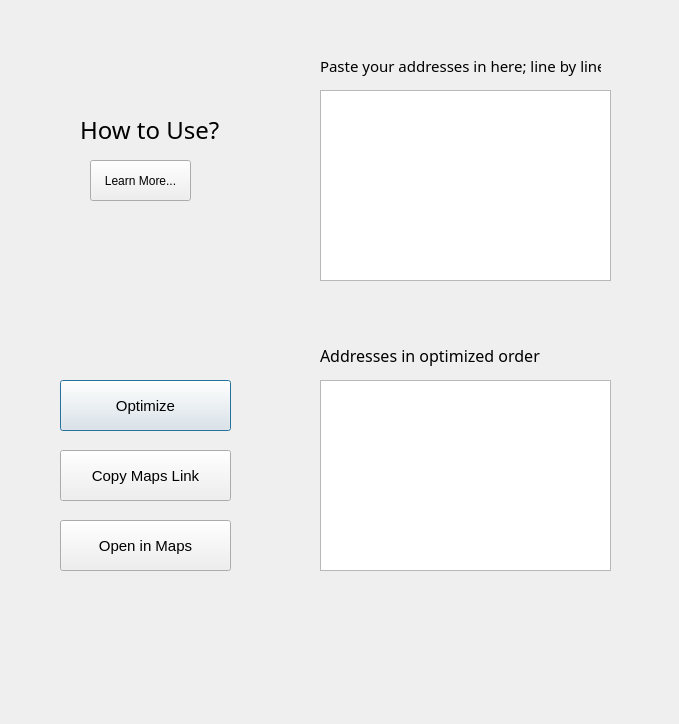
<?xml version="1.0" encoding="UTF-8"?>
<ui version="4.0">
 <class>optimizerForm</class>
 <widget class="QDialog" name="optimizerForm">
  <property name="geometry">
   <rect>
    <x>0</x>
    <y>0</y>
    <width>679</width>
    <height>724</height>
   </rect>
  </property>
  <property name="windowTitle">
   <string>Optimizer</string>
  </property>
  <property name="autoFillBackground">
   <bool>false</bool>
  </property>
  <property name="sizeGripEnabled">
   <bool>false</bool>
  </property>
  <property name="modal">
   <bool>false</bool>
  </property>
  <widget class="QPushButton" name="btnOptimize">
   <property name="geometry">
    <rect>
     <x>60</x>
     <y>380</y>
     <width>171</width>
     <height>51</height>
    </rect>
   </property>
   <property name="font">
    <font>
     <pointsize>11</pointsize>
    </font>
   </property>
   <property name="text">
    <string>Optimize</string>
   </property>
  </widget>
  <widget class="QPushButton" name="btnCopyLink">
   <property name="geometry">
    <rect>
     <x>60</x>
     <y>450</y>
     <width>171</width>
     <height>51</height>
    </rect>
   </property>
   <property name="font">
    <font>
     <pointsize>11</pointsize>
    </font>
   </property>
   <property name="text">
    <string>Copy Maps Link</string>
   </property>
  </widget>
  <widget class="QPushButton" name="btnOpenMaps">
   <property name="geometry">
    <rect>
     <x>60</x>
     <y>520</y>
     <width>171</width>
     <height>51</height>
    </rect>
   </property>
   <property name="font">
    <font>
     <pointsize>11</pointsize>
    </font>
   </property>
   <property name="text">
    <string>Open in Maps</string>
   </property>
  </widget>
  <widget class="QTextEdit" name="txtInputAddresses">
   <property name="geometry">
    <rect>
     <x>320</x>
     <y>90</y>
     <width>291</width>
     <height>191</height>
    </rect>
   </property>
   <property name="font">
    <font>
     <family>Noto Serif</family>
     <pointsize>9</pointsize>
    </font>
   </property>
  </widget>
  <widget class="QLabel" name="label">
   <property name="geometry">
    <rect>
     <x>320</x>
     <y>50</y>
     <width>281</width>
     <height>31</height>
    </rect>
   </property>
   <property name="font">
    <font>
     <family>Segoe UI Variable Display</family>
     <pointsize>11</pointsize>
    </font>
   </property>
   <property name="text">
    <string>Paste your addresses in here; line by line</string>
   </property>
  </widget>
  <widget class="QTextEdit" name="txtOptimizedAddresses">
   <property name="geometry">
    <rect>
     <x>320</x>
     <y>380</y>
     <width>291</width>
     <height>191</height>
    </rect>
   </property>
   <property name="font">
    <font>
     <family>Noto Serif</family>
     <pointsize>9</pointsize>
    </font>
   </property>
  </widget>
  <widget class="QLabel" name="label_2">
   <property name="geometry">
    <rect>
     <x>320</x>
     <y>340</y>
     <width>241</width>
     <height>31</height>
    </rect>
   </property>
   <property name="font">
    <font>
     <family>Segoe UI Variable Display</family>
     <pointsize>12</pointsize>
    </font>
   </property>
   <property name="text">
    <string>Addresses in optimized order</string>
   </property>
  </widget>
  <widget class="QLabel" name="label_3">
   <property name="geometry">
    <rect>
     <x>460</x>
     <y>610</y>
     <width>151</width>
     <height>51</height>
    </rect>
   </property>
   <property name="styleSheet">
    <string notr="true">image: url(:/logo/logo.png);</string>
   </property>
   <property name="text">
    <string/>
   </property>
  </widget>
  <widget class="QLabel" name="label_4">
   <property name="geometry">
    <rect>
     <x>80</x>
     <y>110</y>
     <width>141</width>
     <height>41</height>
    </rect>
   </property>
   <property name="font">
    <font>
     <family>Segoe UI Variable Display Semil</family>
     <pointsize>18</pointsize>
     <weight>50</weight>
     <bold>false</bold>
    </font>
   </property>
   <property name="text">
    <string>&lt;html&gt;&lt;head/&gt;&lt;body&gt;&lt;p&gt;How to Use?&lt;/p&gt;&lt;/body&gt;&lt;/html&gt;</string>
   </property>
  </widget>
  <widget class="QToolButton" name="btnLearnMore">
   <property name="geometry">
    <rect>
     <x>90</x>
     <y>160</y>
     <width>101</width>
     <height>41</height>
    </rect>
   </property>
   <property name="font">
    <font>
     <pointsize>9</pointsize>
     <weight>50</weight>
     <bold>false</bold>
    </font>
   </property>
   <property name="text">
    <string>Learn More...</string>
   </property>
  </widget>
 </widget>
 <resources>
  <include location="../logo.qrc"/>
 </resources>
 <connections/>
</ui>
